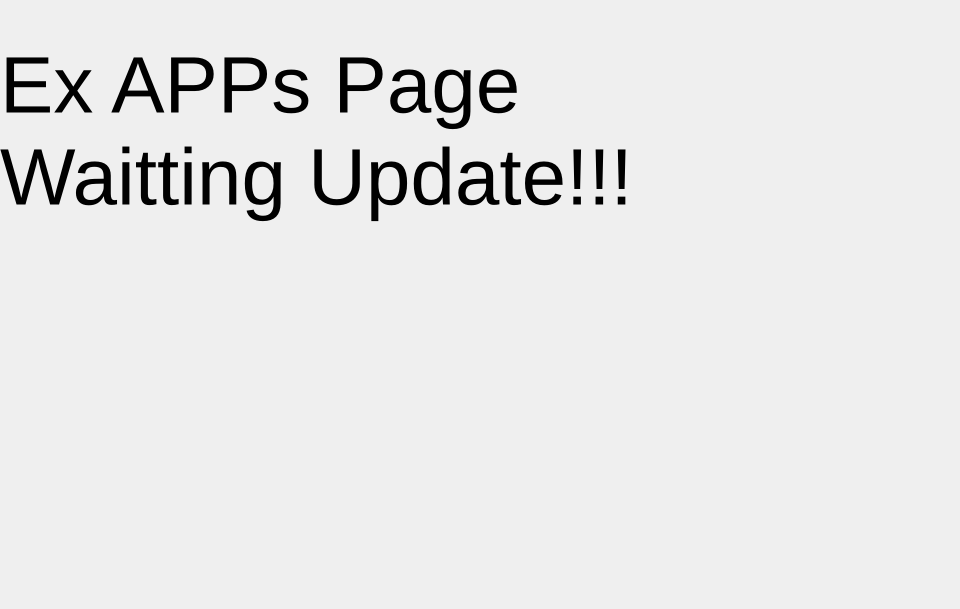
<?xml version="1.0" encoding="UTF-8"?>
<ui version="4.0">
 <class>exAppsForm</class>
 <widget class="QWidget" name="exAppsForm">
  <property name="geometry">
   <rect>
    <x>0</x>
    <y>0</y>
    <width>960</width>
    <height>609</height>
   </rect>
  </property>
  <property name="windowTitle">
   <string>Form</string>
  </property>
  <widget class="QLabel" name="label">
   <property name="geometry">
    <rect>
     <x>0</x>
     <y>10</y>
     <width>691</width>
     <height>241</height>
    </rect>
   </property>
   <property name="font">
    <font>
     <pointsize>60</pointsize>
    </font>
   </property>
   <property name="text">
    <string>Ex APPs Page
Waitting Update!!!</string>
   </property>
  </widget>
 </widget>
 <resources/>
 <connections/>
</ui>
